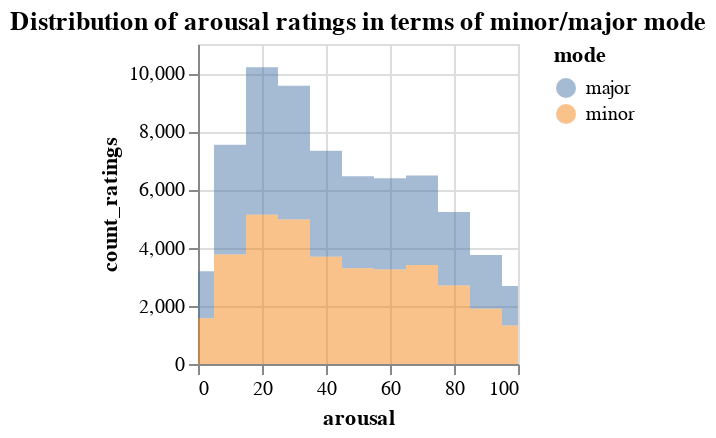

Source (notebook cell):
### Code cell
plot_distribution_with_mode('arousal')

### Figure 1 — Vega-Lite specification as saved in the notebook (floating-point values rounded to 4 significant figures)
{"config": {"view": {"continuousWidth": 400, "continuousHeight": 300}}, "data": {"name": "data-7f8f54f2f4ca6a8d5592719883bf86d3"}, "mark": {"type": "area", "interpolate": "step", "opacity": 0.5}, "encoding": {"color": {"type": "nominal", "field": "mode"}, "x": {"type": "quantitative", "field": "arousal"}, "y": {"type": "quantitative", "field": "count_ratings"}}, "height": 160, "title": "Distribution of arousal ratings in terms of minor/major mode", "width": 160, "$schema": "https://vega.github.io/schema/vega-lite/v4.8.1.json", "datasets": {"data-7f8f54f2f4ca6a8d5592719883bf86d3": [{"mode": "major", "arousal": 0, "count_ratings": 1618}, {"mode": "major", "arousal": 10, "count_ratings": 3769}, {"mode": "major", "arousal": 20, "count_ratings": 5068}, {"mode": "major", "arousal": 30, "count_ratings": 4600}, {"mode": "major", "arousal": 40, "count_ratings": 3643}, {"mode": "major", "arousal": 50, "count_ratings": 3165}, {"mode": "major", "arousal": 60, "count_ratings": 3140}, {"mode": "major", "arousal": 70, "count_ratings": 3072}, {"mode": "major", "arousal": 80, "count_ratings": 2529}, {"mode": "major", "arousal": 90, "count_ratings": 1854}, {"mode": "major", "arousal": 100, "count_ratings": 1359}, {"mode": "minor", "arousal": 0, "count_ratings": 1569}, {"mode": "minor", "arousal": 10, "count_ratings": 3764}, {"mode": "minor", "arousal": 20, "count_ratings": 5131}, {"mode": "minor", "arousal": 30, "count_ratings": 4969}, {"mode": "minor", "arousal": 40, "count_ratings": 3688}, {"mode": "minor", "arousal": 50, "count_ratings": 3293}, {"mode": "minor", "arousal": 60, "count_ratings": 3246}, {"mode": "minor", "arousal": 70, "count_ratings": 3404}, {"mode": "minor", "arousal": 80, "count_ratings": 2696}, {"mode": "minor", "arousal": 90, "count_ratings": 1895}, {"mode": "minor", "arousal": 100, "count_ratings": 1323}]}}
